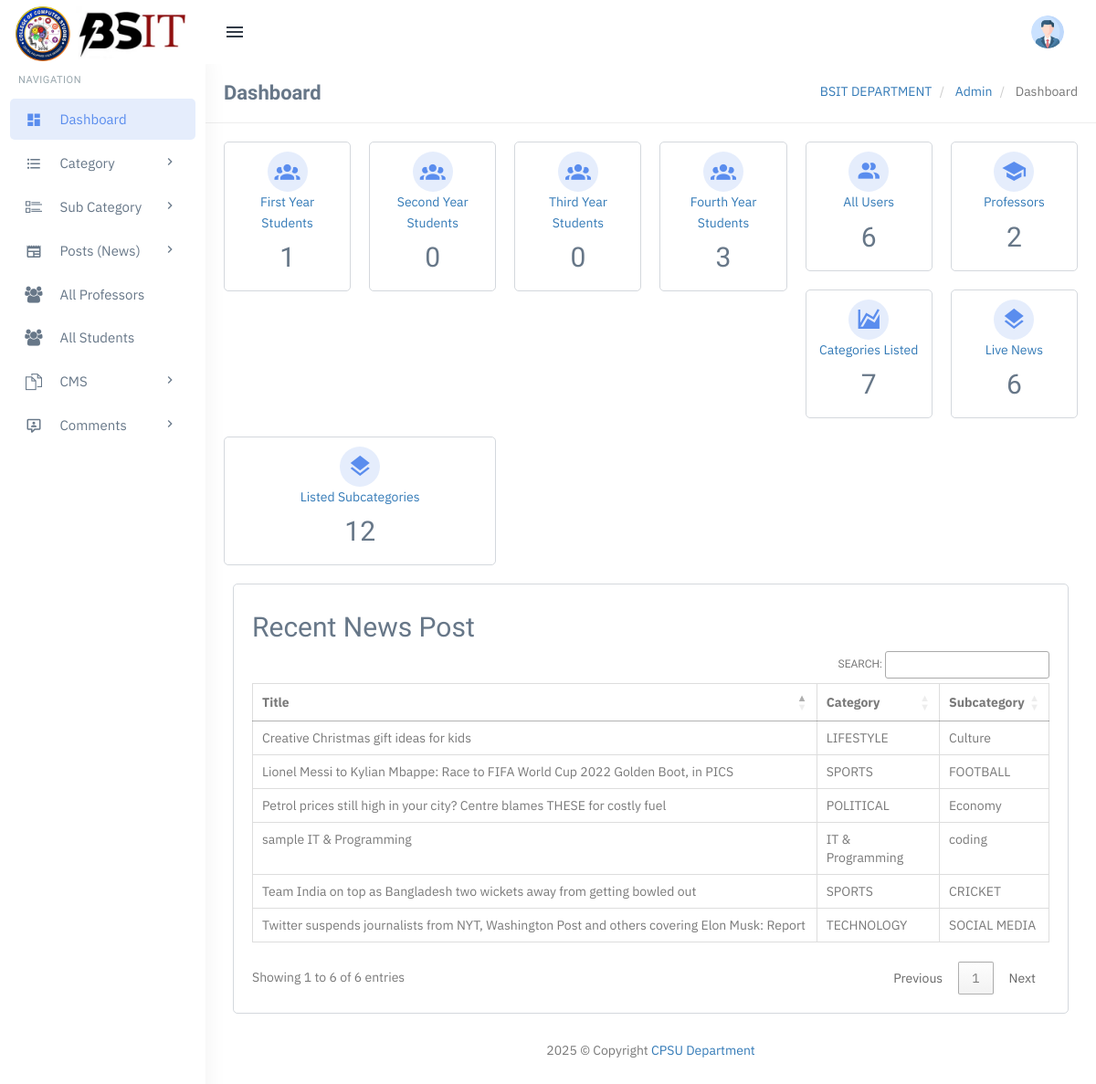
The page /admin/dashboard.php (signed in) on the database its author committed.
### tables this page shows
CREATE TABLE `tblposts` (
  `id` int(11) NOT NULL,
  `PostTitle` longtext DEFAULT NULL,
  `CategoryId` int(11) DEFAULT NULL,
  `SubCategoryId` int(11) DEFAULT NULL,
  `PostDetails` longtext DEFAULT NULL,
  `PostingDate` timestamp NULL DEFAULT current_timestamp(),
  `UpdationDate` timestamp NULL DEFAULT NULL ON UPDATE current_timestamp(),
  `Is_Active` int(11) DEFAULT NULL,
  `PostUrl` mediumtext DEFAULT NULL,
  `PostImage` varchar(255) DEFAULT NULL,
  `viewCounter` int(11) DEFAULT NULL,
  `postedBy` varchar(255) DEFAULT NULL,
  `lastUpdatedBy` varchar(255) DEFAULT NULL
);

CREATE TABLE `tblcategory` (
  `id` int(11) NOT NULL,
  `CategoryName` varchar(200) DEFAULT NULL,
  `Description` mediumtext DEFAULT NULL,
  `PostingDate` timestamp NULL DEFAULT current_timestamp(),
  `UpdationDate` timestamp NULL DEFAULT NULL ON UPDATE current_timestamp(),
  `Is_Active` int(11) DEFAULT NULL
);

CREATE TABLE `tblsubcategory` (
  `SubCategoryId` int(11) NOT NULL,
  `CategoryId` int(11) DEFAULT NULL,
  `Subcategory` varchar(255) DEFAULT NULL,
  `SubCatDescription` mediumtext DEFAULT NULL,
  `PostingDate` timestamp NOT NULL DEFAULT current_timestamp(),
  `UpdationDate` timestamp NULL DEFAULT NULL ON UPDATE current_timestamp(),
  `Is_Active` int(11) DEFAULT NULL
);

### admin/dashboard.php (the view, shortened to what this page needs)
<?php
include('includes/config.php');
if (strlen($_SESSION['login']) == 0) {
    header('location:index.php');
} else {
?>
    <?php include('includes/topheader.php'); ?>
    <link href="https://cdn.jsdelivr.net/npm/@mdi/font/css/materialdesignicons.min.css" rel="stylesheet">
    <?php include('includes/leftsidebar.php'); ?>
    <div class="content-page">
        <div class="content">
            <div class="container">
                <div class="row">
                    <div class="col-xs-12">
                        <div class="page-title-box">
                            <h4 class="page-title">Dashboard</h4>
                            <ol class="breadcrumb p-0 m-0">
                                <li>
                                    <a href="#">BSIT DEPARTMENT</a>
                                </li>
                                <li>
                                    <a href="#">Admin</a>
                                </li>
                                <li class="active">
                                    Dashboard
                                </li>
                            </ol>
                            <div class="clearfix"></div>
                        </div>
                    </div>
                </div>
                <div class="row">
                    <a href="manage-first-year.php">
                        <div class="col-lg-2 col-md-2 col-sm-6">
                            <div class="card-box widget-box-one text-center">
                                <i class="mdi mdi-account-group widget-one-icon"></i>
                                <div class="wigdet-one-content">
                                    <p class="m-0 text-secondary" title="Statistics">First Year Students</p>
                                    <?php
                                    $query = mysqli_query($con, "SELECT * FROM first_year");
                                    $countFirstYear = mysqli_num_rows($query);
                                    ?>
                                    <h2><?php echo htmlentities($countFirstYear); ?></h2>
                                </div>
                            </div>
                        </div>
                    </a>
                    <a href="manage-second-year.php">
                        <div class="col-lg-2 col-md-2 col-sm-6">
                            <div class="card-box widget-box-one text-center">
                                <i class="mdi mdi-account-group widget-one-icon"></i>
                                <div class="wigdet-one-content">
                                    <p class="m-0 text-secondary" title="Statistics">Second Year Students</p>
                                    <?php
                                    $query = mysqli_query($con, "SELECT * FROM second_year");
                                    $countSecondYear = mysqli_num_rows($query);
                                    ?>
                                    <h2><?php echo htmlentities($countSecondYear); ?></h2>
                                </div>
                            </div>
                        </div>
                    </a>
                    <a href="manage-third-year.php">
                        <div class="col-lg-2 col-md-2 col-sm-6">
                            <div class="card-box widget-box-one text-center">
                                <i class="mdi mdi-account-group widget-one-icon"></i>
                                <div class="wigdet-one-content">
                                    <p class="m-0 text-secondary" title="Statistics">Third Year Students</p>
                                    <?php
                                    $query = mysqli_query($con, "SELECT * FROM third_year");
                                    $countThirdYear = mysqli_num_rows($query);
                                    ?>
                                    <h2><?php echo htmlentities($countThirdYear); ?></h2>
                                </div>
                            </div>
                        </div>
                    </a>
                    <a href="manage-fourth-year.php">
                        <div class="col-lg-2 col-md-2 col-sm-6">
                            <div class="card-box widget-box-one text-center">
                                <i class="mdi mdi-account-group widget-one-icon"></i>
                                <div class="wigdet-one-content">
                                    <p class="m-0 text-secondary" title="Statistics">Fourth Year Students</p>
                                    <?php
                                    $query = mysqli_query($con, "SELECT * FROM fourth_year");
                                    $countFourthYear = mysqli_num_rows($query);
                                    ?>
                                    <h2><?php echo htmlentities($countFourthYear); ?></h2>
                                </div>
                            </div>
                        </div>
                    </a>
                    <a href="manage-users.php">
                        <div class="col-lg-2 col-md-2 col-sm-6">
                            <div class="card-box widget-box-one text-center">
                                <i class="mdi mdi-account-multiple widget-one-icon"></i>
                                <div class="wigdet-one-content">
                                    <p class="m-0 text-secondary" title="Statistics">All Users</p>
                                    <?php
                                    $query = mysqli_query($con, "SELECT * FROM users");
                                    $countUsers = mysqli_num_rows($query);
                                    ?>
                                    <h2><?php echo htmlentities($countUsers); ?></h2>
                                </div>
                            </div>
                        </div>
                    </a>
                    <a href="manage-professors.php">
                        <div class="col-lg-2 col-md-2 col-sm-6">
                            <div class="card-box widget-box-one text-center">
                                <i class="mdi mdi-school widget-one-icon"></i>
                                <div class="wigdet-one-content">
                                    <p class="m-0 text-secondary" title="Statistics">Professors</p>
                                    <?php
                                    $query = mysqli_query($con, "SELECT * FROM professors");
                                    $countProfessors = mysqli_num_rows($query);
                                    ?>
                                    <h2><?php echo htmlentities($countProfessors); ?></h2>
                                </div>
                            </div>
                        </div>
                    </a>
                    <a href="manage-categories.php">
                        <div class="col-lg-2 col-md-2 col-sm-6">
                            <div class="card-box widget-box-one text-center">
                                <i class="mdi mdi-chart-areaspline widget-one-icon"></i>
                                <div class="wigdet-one-content">
                                    <p class="m-0 text-secondary" title="Statistics">Categories Listed</p>
                                    <?php $query = mysqli_query($con, "select * from tblcategory where Is_Active=1");
                                    $countcat = mysqli_num_rows($query);
                                    ?>
                                    <h2><?php echo htmlentities($countcat); ?> <small></small></h2>
                                </div>
                            </div>
                        </div>
                    </a>
                    <a href="manage-posts.php">
                        <div class="col-lg-2 col-md-2 col-sm-6">
                            <div class="card-box widget-box-one text-center">
                                <i class="mdi mdi-layers widget-one-icon"></i>
                                <div class="wigdet-one-content">
                                    <p class="m-0 text-secondary" title="User This Month">Live News</p>
                                    <?php $query = mysqli_query($con, "select * from tblposts where Is_Active=1");
                                    $countposts = mysqli_num_rows($query);
                                    ?>
                                    <h2><?php echo htmlentities($countposts); ?> <small></small></h2>
                                </div>
                            </div>
                        </div>
                    </a>
                    <a href="manage-subcategories.php">
                        <div class="col-lg-4 col-md-4 col-sm-6">
                            <div class="card-box widget-box-one text-center">
                                <i class="mdi mdi-layers widget-one-icon"></i>
                                <div class="wigdet-one-content">
                                    <p class="m-0 text-secondary" title="User This Month">Listed Subcategories</p>
                                    <?php $query = mysqli_query($con, "select * from tblsubcategory where Is_Active=1");
                                    $countsubcat = mysqli_num_rows($query);
                                    ?>
                                    <h2><?php echo htmlentities($countsubcat); ?> <small></small></h2>
                                </div>
                            </div>
                        </div>
                    </a>
                </div>
                <div class="col-sm-12">
                    <div class="card-box">
                        <h2>Recent News Post</h2>
                        <div class="table-responsive">
                            <table class="table table-bordered" id="example">
                                <thead>
                                    <tr>
                                        <th>Title</th>
                                        <th>Category</th>
                                        <th>Subcategory</th>
                                    </tr>
                                </thead>
                                <tbody>
                                    <?php
                                    $query = mysqli_query($con, "select tblposts.id as postid,tblposts.PostTitle as title,tblcategory.CategoryName as category,tblsubcategory.Subcategory as subcategory from tblposts left join tblcategory on tblcategory.id=tblposts.CategoryId left join tblsubcategory on tblsubcategory.SubCategoryId=tblposts.SubCategoryId where tblposts.Is_Active=1 ");
                                    $rowcount = mysqli_num_rows($query);
                                    if ($rowcount == 0) {
                                    ?>
                                        <tr>
                                            <td colspan="4" align="center">
                                                <h3 style="color:red">No record found</h3>
                                            </td>
                                        <tr>
                                            <?php
                                        } else {
                                            while ($row = mysqli_fetch_array($query)) {
                                            ?>
                                        <tr>
                                            <td><?php echo htmlentities($row['title']); ?></td>
                                            <td><?php echo htmlentities($row['category']) ?></td>
                                            <td><?php echo htmlentities($row['subcategory']) ?></td>
                                        </tr>
                                <?php }
                                        } ?>
                                </tbody>
                            </table>
                        </div>
                    </div>
                </div>
            </div>
        </div>
        <?php include('includes/footer.php'); ?>
<?php } ?>

### rows shown on the page
tblposts: PostTitle "Team India on top as Bangladesh two wickets away from getting bowled out", CategoryId.CategoryName "SPORTS", SubCategoryId.Subcategory "CRICKET"
tblposts: PostTitle "Creative Christmas gift ideas for kids", CategoryId.CategoryName "LIFESTYLE", SubCategoryId.Subcategory "Culture"
tblposts: PostTitle "Petrol prices still high in your city? Centre blames THESE for costly fuel", CategoryId.CategoryName "POLITICAL", SubCategoryId.Subcategory "Economy"
tblposts: PostTitle "Lionel Messi to Kylian Mbappe: Race to FIFA World Cup 2022 Golden Boot, in PICS", CategoryId.CategoryName "SPORTS", SubCategoryId.Subcategory "FOOTBALL"
tblposts: PostTitle "Twitter suspends journalists from NYT, Washington Post and others covering Elon Musk: Report", CategoryId.CategoryName "TECHNOLOGY", SubCategoryId.Subcategory "SOCIAL MEDIA"
tblposts: PostTitle "sample IT & Programming", CategoryId.CategoryName "IT & Programming", SubCategoryId.Subcategory "coding"

### other values the page prints
$countFirstYear "1"
$countSecondYear "0"
$countThirdYear "0"
$countFourthYear "3"
$countUsers "6"
$countProfessors "2"
$countcat "7"
$countposts "6"
$countsubcat "12"
